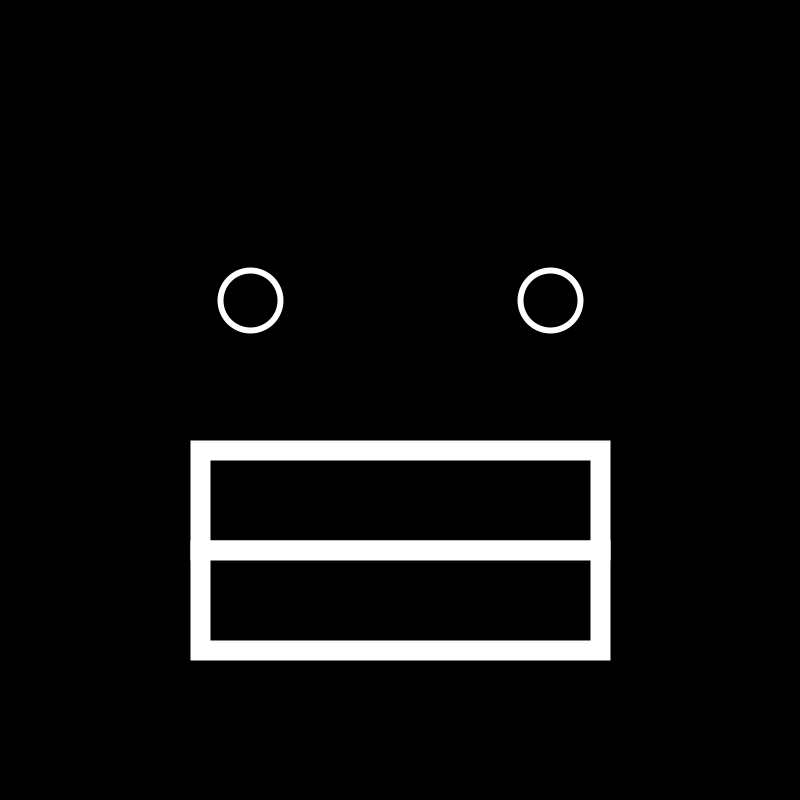
Frame 1 (no input)
Frame 60 (the mouse pressed at the canvas centre just before this capture): identical to frame 1, image omitted
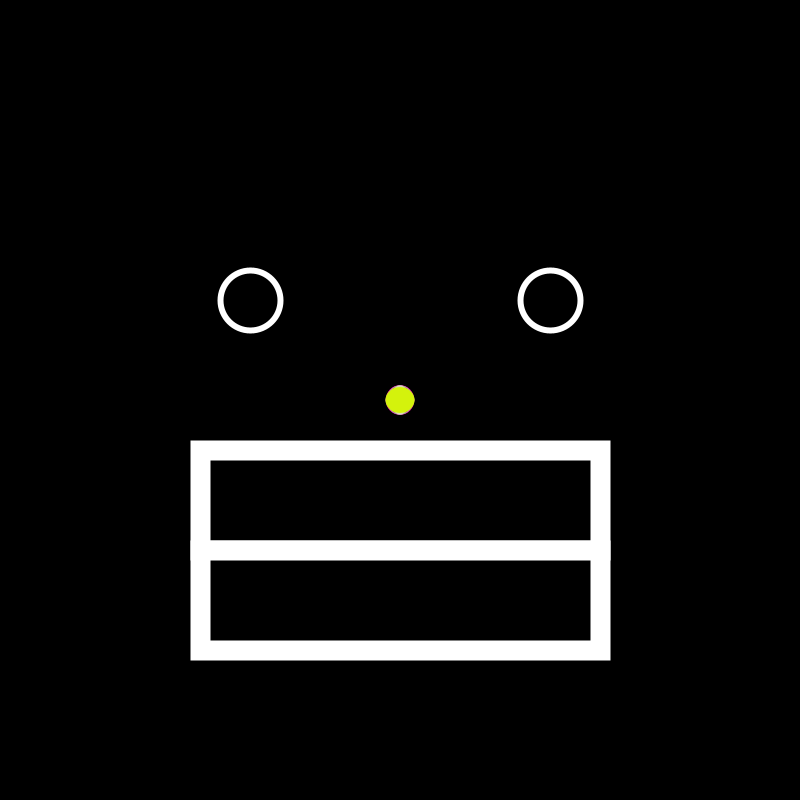
Frame 120 (the mouse held since frame 60 and released just before this capture)

The Processing sketch that drew these frames (run headless with seeded random() and noise(); from frame 60 on, the mouse is pressed at the canvas centre):

// Processing sketch: processing_37318
// ── processing_37318.pde

// Fu Huang Freedom

void setup()
{
  size(800, 800);
  background(0);
  smooth();
  fill(0);
  stroke(255);
  strokeWeight(6);
  ellipse(250, 300, 60, 60);
  ellipse(550, 300, 60, 60);
  strokeWeight(20);
  rect(200, 450, 400, 100);
  rect(200, 550, 400, 100);
  noStroke();

}

void draw()
{
  //rect(mouseX, mouseY, random(0, 100), random(0, 100));
 //ellipse(mouseX, mouseY, random(15, 65), random(15, 65));
 if (mousePressed == true)
 {
   ellipse(mouseX, mouseY, random(15, 30), random(15, 30));
   fill(random(255), random(255), random(255));
 }
 else
 {
 noFill();
 }
 //CLICK THESE!$@#$@#$!@#$%!@
 if (keyPressed)
 {
   if (key =='1')
   {
     ellipse(mouseX, mouseY, random(20, 60), random(20, 60));
   }
   if (key == '2')
   { 
     fill(0);
   }
 }
}
